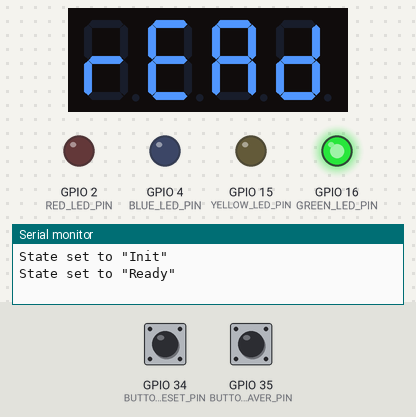
A sketch run on a simulated ESP32. On the bench: 4-digit seven-segment display, output pins drawn as LEDs (lit = HIGH), the last lines printed to the serial monitor. The test bench sets the inputs (shaded band); at power-on: GPIO 35 (BUTTON_LEAVER_PIN) LOW, GPIO 34 (BUTTON_RESET_PIN) LOW.

Above: at 1.2 s.
1.3 s: GPIO 35 (BUTTON_LEAVER_PIN) pulled HIGH for 0.15 s
At 1.7 s:
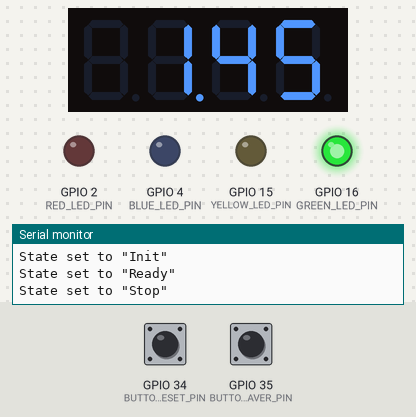
2.9 s: GPIO 35 (BUTTON_LEAVER_PIN) pulled HIGH for 1 s
At 4.2 s:
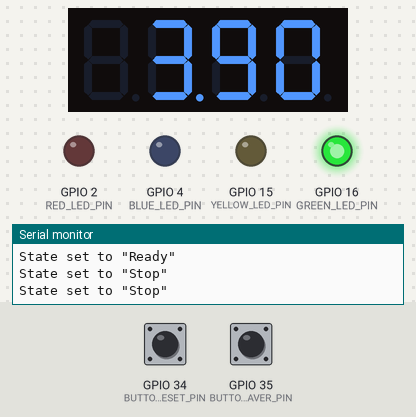
Timing chart, 0 to 5.9 s (numbered marks = the images above; inputs shaded):
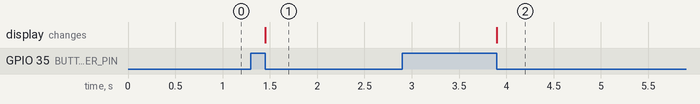

The sketch:

Trichter.ino
```cpp
#include <Arduino.h>
#include <time.h>
#include <string>

#include "SevSeg.h"

// pinn defintions
#define BLUE_LED_PIN 4
#define YELLOW_LED_PIN 15
#define GREEN_LED_PIN 16
#define RED_LED_PIN 2

#define BUTTON_LEAVER_PIN 35
#define BUTTON_RESET_PIN 34

#define DIGIT_PINS {5,23,21,26}
#define SEGMENT_PINS {18,19,33,14,27,22,25,32}


enum state { Init, Ready, Start, Stop, End, Error, Reset};

// global variables
state current_state;
SevSeg sevseg; // 4 Seven Segment displays
const int led_pins[] = {YELLOW_LED_PIN, GREEN_LED_PIN, BLUE_LED_PIN, RED_LED_PIN};
const int pin_count = 4;

unsigned long start;
unsigned long end;
unsigned long duration;
float duration_float;

// function defintions
void start_timer();
void stop_timer();

void reset();

void set_all_lights_off();

void set_state_error();
void set_state_ready();
void set_state_init();
void set_state_start();
void set_state_stop();
void set_state_reset();


void setup() {

  Serial.begin(115200);

  // initalize all pins
  pinMode(RED_LED_PIN, OUTPUT);
  pinMode(YELLOW_LED_PIN, OUTPUT);
  pinMode(GREEN_LED_PIN, OUTPUT);
  pinMode(BLUE_LED_PIN, OUTPUT);

  pinMode(BUTTON_LEAVER_PIN, INPUT_PULLDOWN);
  pinMode(BUTTON_RESET_PIN, INPUT_PULLDOWN);

  set_state_init();

  // initialize all interput functions
  attachInterrupt(digitalPinToInterrupt(BUTTON_LEAVER_PIN), start_timer, RISING);
  attachInterrupt(digitalPinToInterrupt(BUTTON_LEAVER_PIN), stop_timer, FALLING);
  attachInterrupt(digitalPinToInterrupt(BUTTON_RESET_PIN), reset, RISING);

  // initalize the display
  byte numDigits     = 4;
  byte digitPins[]   = DIGIT_PINS;
  byte segmentPins[] = SEGMENT_PINS;
  sevseg.begin(COMMON_CATHODE, numDigits, digitPins, segmentPins);
  sevseg.blank();

  set_state_ready();
}

void loop() {
  sevseg.refreshDisplay();

  // update the timer value
  if(current_state == Start){
    duration = millis() - start;
    duration_float = float(duration)/1000.0;
    sevseg.setNumberF(duration_float, 2);
    Serial.println(duration_float);
  }
}

void start_timer(){
  set_state_start();

  start = millis();
}

void stop_timer(){
  set_state_stop();

  duration = millis() - start;
  duration_float = float(duration)/1000.0;
  sevseg.setNumberF(duration_float, 2);
}

void reset(){
  set_state_reset();
  Serial.print("Reseting Microcontroller!");
  delay(100);
  ESP.restart();
}

void all_lights_off(){
  for (int i = 0; i <= pin_count; i++){
    digitalWrite(led_pins[i], LOW);
  }
}

// state machine switching functions
void set_state_error(){
  current_state = Error;
  Serial.print("State set to \"Error\"  \n");
  sevseg.setChars("ERR.");
  all_lights_off();
  digitalWrite(led_pins[3], HIGH);
}

void set_state_ready(){
  current_state = Ready;
  Serial.print("State set to \"Ready\"  \n");
  sevseg.setChars("READY");
  all_lights_off();
  digitalWrite(led_pins[1], HIGH);
}

void set_state_init(){
  current_state = Init;
  Serial.print("State set to \"Init\"  \n");
  sevseg.setChars("INIT");
  all_lights_off();
  digitalWrite(led_pins[0], HIGH);
}

void set_state_start(){
  current_state = Start;
  Serial.print("State set to \"Start\"  \n");
  sevseg.setChars("STAR");
  all_lights_off();
  digitalWrite(led_pins[2], HIGH);
}

void set_state_stop(){
  current_state = Stop;
  Serial.print("State set to \"Stop\"  \n");
  sevseg.setChars("STOP");
  all_lights_off();
  digitalWrite(led_pins[1], HIGH);
}

void set_state_reset(){
  current_state = Reset;
  Serial.print("State set to \"Reset\"  \n");
  sevseg.setChars("RES.");
  all_lights_off();
  reset();
}
```

Measured:
- after the input at 1.3 s, the display: changes after 0.15 s (image 1)
- after the input at 2.9 s, the display: changes after 1.0 s (image 2)
